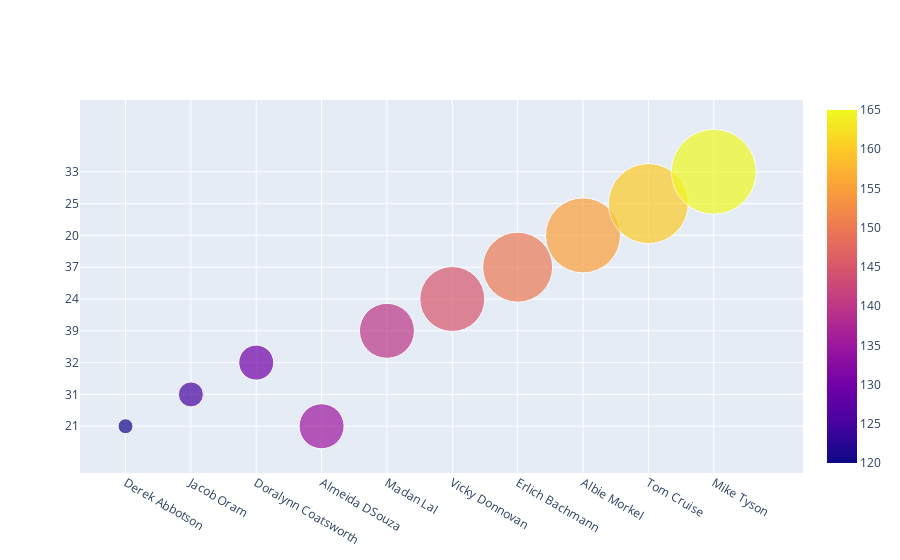

The cell this chart's notebook holds for it:
### Code cell
# Bubble Chart of Ages of Finance Department Employees
bubble_df = pd.DataFrame()
bubble_df['Finance_Department_Names'] = pd.read_sql_query('SELECT FD_Emp_Name from FINANCE_DEPARTMENT', connection)
bubble_df['Finance_Department_Ages'] = pd.read_sql_query('SELECT DATE_FORMAT(FROM_DAYS(DATEDIFF(NOW(), FD_Emp_DOB)), \'%Y\') FROM FINANCE_DEPARTMENT', connection)
bubble_df['Finance_Department_Ages'] = bubble_df['Finance_Department_Ages'].str.lstrip('0')
fig = go.Figure(data = [go.Scatter(x=bubble_df['Finance_Department_Names'],y=bubble_df['Finance_Department_Ages'], 
                                   mode='markers',
    marker=dict(
        color=[120, 125, 130, 135, 140, 145, 150, 155, 160, 165],
        size=[15,25,35,45,55,65,70,75,80,85],
        showscale=True
        ))])
fig.show()

### Figure 1 — Plotly figure (JSON) as saved in the notebook; plotly's stock layout.template omitted (floating-point values rounded to 4 significant figures)
{"data": [{"marker": {"color": [120, 125, 130, 135, 140, 145, 150, 155, 160, 165], "showscale": true, "size": [15, 25, 35, 45, 55, 65, 70, 75, 80, 85]}, "mode": "markers", "type": "scatter", "x": ["Derek Abbotson", "Jacob Oram", "Doralynn Coatsworth", "Almeida DSouza", "Madan Lal", "Vicky Donnovan", "Erlich Bachmann", "Albie Morkel", "Tom Cruise", "Mike Tyson"], "y": ["21", "31", "32", "21", "39", "24", "37", "20", "25", "33"]}], "layout": {}}
